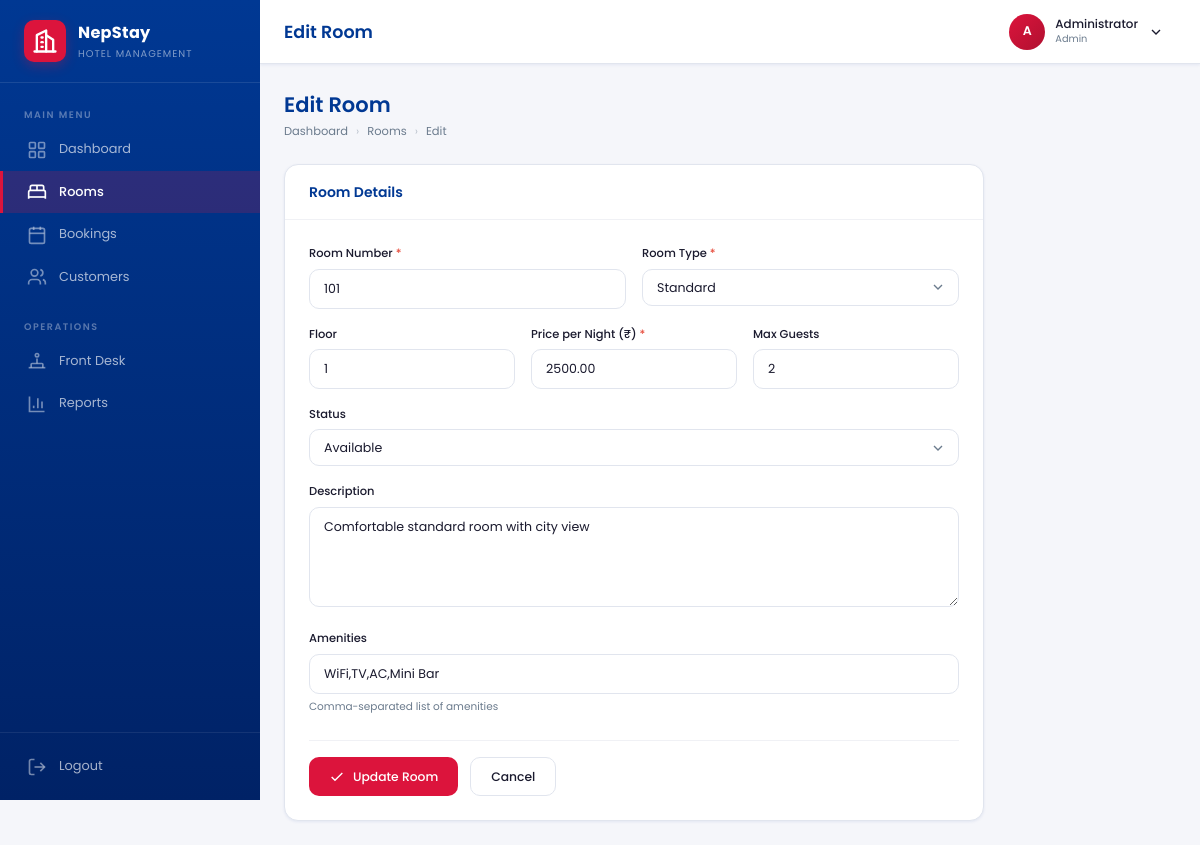
The app's page /admin/room_form.php?id=1 (signed in) with its own data.
### tables this page shows
CREATE TABLE users (
    id INT AUTO_INCREMENT PRIMARY KEY,
    name VARCHAR(100) NOT NULL,
    email VARCHAR(255) UNIQUE NOT NULL,
    password VARCHAR(255) NOT NULL,
    role ENUM('admin','staff','manager') DEFAULT 'admin',
    avatar VARCHAR(255) DEFAULT NULL,
    created_at TIMESTAMP DEFAULT CURRENT_TIMESTAMP,
    updated_at TIMESTAMP DEFAULT CURRENT_TIMESTAMP ON UPDATE CURRENT_TIMESTAMP
);

CREATE TABLE rooms (
    id INT AUTO_INCREMENT PRIMARY KEY,
    room_number VARCHAR(10) UNIQUE NOT NULL,
    type ENUM('Standard','Deluxe','Suite','Family') NOT NULL DEFAULT 'Standard',
    floor INT DEFAULT 1,
    price DECIMAL(10,2) NOT NULL,
    max_guests INT DEFAULT 2,
    description TEXT,
    amenities VARCHAR(500) DEFAULT NULL,
    status ENUM('Available','Occupied','Maintenance','Reserved') DEFAULT 'Available',
    image VARCHAR(255) DEFAULT NULL,
    created_at TIMESTAMP DEFAULT CURRENT_TIMESTAMP,
    updated_at TIMESTAMP DEFAULT CURRENT_TIMESTAMP ON UPDATE CURRENT_TIMESTAMP
);

### includes/functions.php (called while the page is built, shortened)
<?php
function e($str) {
    return htmlspecialchars($str ?? '', ENT_QUOTES, 'UTF-8');
}
function is_page($page) {
    return basename($_SERVER['PHP_SELF']) === $page;
}
function nav_active($page) {
    return is_page($page) ? 'active' : '';
}

### includes/db.php (called while the page is built, shortened)
<?php
$conn = new mysqli(DB_HOST, DB_USER, DB_PASS, DB_NAME);
$conn->set_charset('utf8mb4');
function db_query($sql, $types = '', $params = []) {
    global $conn;
    $stmt = $conn->prepare($sql);
    $stmt->bind_param($types, ...$params);
    $stmt->execute();
    $result = $stmt->get_result();
    return $result;
}
function db_fetch($sql, $types = '', $params = []) {
    $result = db_query($sql, $types, $params);
    if ($result instanceof mysqli_result) {
        return $result->fetch_assoc();
    }
    return null;
}

### includes/auth.php (called while the page is built, shortened)
<?php
require_once __DIR__ . '/db.php';
function current_user() {
    return db_fetch("SELECT * FROM users WHERE id = ?", 'i', [$_SESSION['user_id']]);
}

### admin/room_form.php (the view, shortened to what this page needs)
<?php
require_once '../includes/db.php';
require_once '../includes/auth.php';
require_once '../includes/functions.php';
$id = isset($_GET['id']) ? intval($_GET['id']) : 0;
$room = null;
if ($id) {
    $room = db_fetch("SELECT * FROM rooms WHERE id = ?", 'i', [$id]);
}
require_once '../includes/header.php';
?>
<div class="page-header">
    <div>
        <h2><?php echo $id ? 'Edit Room' : 'Add Room'; ?></h2>
        <div class="breadcrumb">
            <a href="index.php">Dashboard</a> <span class="sep">›</span>
            <a href="rooms.php">Rooms</a> <span class="sep">›</span>
            <span><?php echo $id ? 'Edit' : 'Add'; ?></span>
        </div>
    </div>
</div>
<div class="card form-card">
    <div class="card-header">
        <h3>Room Details</h3>
    </div>
    <div class="card-body">
        <form method="POST">
            <div class="form-row">
                <div class="form-group">
                    <label for="room_number">Room Number <span class="required">*</span></label>
                    <input type="text" name="room_number" id="room_number" class="form-control" placeholder="e.g. 101" value="<?php echo e($room['room_number'] ?? ''); ?>" required>
                </div>
                <div class="form-group">
                    <label for="type">Room Type <span class="required">*</span></label>
                    <select name="type" id="type" class="form-control">
                        <?php foreach (['Standard','Deluxe','Suite','Family'] as $t): ?>
                        <option value="<?php echo $t; ?>" <?php echo ($room['type'] ?? '') === $t ? 'selected' : ''; ?>><?php echo $t; ?></option>
                        <?php endforeach; ?>
                    </select>
                </div>
            </div>
            <div class="form-row-3">
                <div class="form-group">
                    <label for="floor">Floor</label>
                    <input type="number" name="floor" id="floor" class="form-control" min="1" value="<?php echo e($room['floor'] ?? 1); ?>">
                </div>
                <div class="form-group">
                    <label for="price">Price per Night (₹) <span class="required">*</span></label>
                    <input type="number" name="price" id="price" step="0.01" class="form-control" placeholder="0.00" value="<?php echo e($room['price'] ?? ''); ?>" required>
                </div>
                <div class="form-group">
                    <label for="max_guests">Max Guests</label>
                    <input type="number" name="max_guests" id="max_guests" class="form-control" min="1" value="<?php echo e($room['max_guests'] ?? 2); ?>">
                </div>
            </div>
            <div class="form-group">
                <label for="status">Status</label>
                <select name="status" id="status" class="form-control">
                    <?php foreach (['Available','Occupied','Maintenance','Reserved'] as $s): ?>
                    <option value="<?php echo $s; ?>" <?php echo ($room['status'] ?? 'Available') === $s ? 'selected' : ''; ?>><?php echo $s; ?></option>
                    <?php endforeach; ?>
                </select>
            </div>
            <div class="form-group">
                <label for="description">Description</label>
                <textarea name="description" id="description" class="form-control" placeholder="Room description..."><?php echo e($room['description'] ?? ''); ?></textarea>
            </div>
            <div class="form-group">
                <label for="amenities">Amenities</label>
                <input type="text" name="amenities" id="amenities" class="form-control" placeholder="WiFi, TV, AC, Mini Bar..." value="<?php echo e($room['amenities'] ?? ''); ?>">
                <span class="form-hint">Comma-separated list of amenities</span>
            </div>
            <div class="form-actions">
                <button type="submit" class="btn btn-accent">
                    <svg width="16" height="16" viewBox="0 0 24 24" fill="none" stroke="currentColor" stroke-width="2"><polyline points="20 6 9 17 4 12"/></svg>
                    <?php echo $id ? 'Update Room' : 'Add Room'; ?>
                </button>
                <a href="rooms.php" class="btn btn-outline">Cancel</a>
            </div>
        </form>
    </div>
</div>
<?php require_once '../includes/footer.php'; ?>

### includes/header.php (shortened to what this page needs)
<?php
require_once __DIR__ . '/db.php';
require_once __DIR__ . '/auth.php';
require_once __DIR__ . '/functions.php';
$currentUser = current_user();
$currentPage = basename($_SERVER['PHP_SELF']);
$pageTitles = [
    'index.php'           => 'Dashboard',
    'rooms.php'           => 'Rooms',
    'room_form.php'       => isset($_GET['id']) ? 'Edit Room' : 'Add Room',
    'bookings.php'        => 'Bookings',
    'booking_form.php'    => isset($_GET['id']) ? 'Edit Booking' : 'New Booking',
    'customers.php'       => 'Customers',
    'customer_form.php'   => isset($_GET['id']) ? 'Edit Customer' : 'Add Customer',
    'reports.php'         => 'Reports',
    'front_desk.php'      => 'Front Desk',
];
$pageTitle = $pageTitles[$currentPage] ?? 'NepStay';
?>
<!DOCTYPE html>
<html lang="en">
<head>
    <link rel="stylesheet" href="/Hotel_Reservation_System/assets/css/style.css">
</head>
<body>
<aside class="sidebar" id="sidebar">
    <div class="sidebar-brand">
        <div class="brand-icon">
            <svg width="28" height="28" viewBox="0 0 24 24" fill="none" stroke="currentColor" stroke-width="2" stroke-linecap="round" stroke-linejoin="round">
                <path d="M3 21h18"/><path d="M5 21V7l8-4v18"/><path d="M19 21V11l-6-4"/>
                <path d="M9 9h1"/><path d="M9 13h1"/><path d="M9 17h1"/>
            </svg>
        </div>
        <div class="brand-text">
            <span class="brand-name">NepStay</span>
            <span class="brand-sub">Hotel Management</span>
        </div>
    </div>
    <nav class="sidebar-nav">
        <div class="nav-section">
            <span class="nav-label">MAIN MENU</span>
            <a href="/Hotel_Reservation_System/admin/index.php" class="nav-item <?php echo nav_active('index.php'); ?>">
                <svg width="20" height="20" viewBox="0 0 24 24" fill="none" stroke="currentColor" stroke-width="2"><rect x="3" y="3" width="7" height="7" rx="1"/><rect x="14" y="3" width="7" height="7" rx="1"/><rect x="3" y="14" width="7" height="7" rx="1"/><rect x="14" y="14" width="7" height="7" rx="1"/></svg>
                <span>Dashboard</span>
            </a>
            <a href="/Hotel_Reservation_System/admin/rooms.php" class="nav-item <?php echo (nav_active('rooms.php') || nav_active('room_form.php')) ? 'active' : ''; ?>">
                <svg width="20" height="20" viewBox="0 0 24 24" fill="none" stroke="currentColor" stroke-width="2"><path d="M2 20v-8a2 2 0 0 1 2-2h16a2 2 0 0 1 2 2v8"/><path d="M4 10V6a2 2 0 0 1 2-2h12a2 2 0 0 1 2 2v4"/><path d="M12 4v6"/><path d="M2 18h20"/></svg>
                <span>Rooms</span>
            </a>
            <a href="/Hotel_Reservation_System/admin/bookings.php" class="nav-item <?php echo (nav_active('bookings.php') || nav_active('booking_form.php')) ? 'active' : ''; ?>">
                <svg width="20" height="20" viewBox="0 0 24 24" fill="none" stroke="currentColor" stroke-width="2"><rect x="3" y="4" width="18" height="18" rx="2"/><path d="M16 2v4"/><path d="M8 2v4"/><path d="M3 10h18"/><path d="M8 14h.01"/><path d="M12 14h.01"/><path d="M16 14h.01"/><path d="M8 18h.01"/><path d="M12 18h.01"/></svg>
                <span>Bookings</span>
            </a>
            <a href="/Hotel_Reservation_System/admin/customers.php" class="nav-item <?php echo (nav_active('customers.php') || nav_active('customer_form.php')) ? 'active' : ''; ?>">
                <svg width="20" height="20" viewBox="0 0 24 24" fill="none" stroke="currentColor" stroke-width="2"><path d="M16 21v-2a4 4 0 0 0-4-4H6a4 4 0 0 0-4 4v2"/><circle cx="9" cy="7" r="4"/><path d="M22 21v-2a4 4 0 0 0-3-3.87"/><path d="M16 3.13a4 4 0 0 1 0 7.75"/></svg>
                <span>Customers</span>
            </a>
        </div>
        <div class="nav-section">
            <span class="nav-label">OPERATIONS</span>
            <a href="/Hotel_Reservation_System/admin/front_desk.php" class="nav-item <?php echo nav_active('front_desk.php'); ?>">
                <svg width="20" height="20" viewBox="0 0 24 24" fill="none" stroke="currentColor" stroke-width="2"><path d="M2 20h20"/><path d="M5 20v-4a1 1 0 0 1 1-1h12a1 1 0 0 1 1 1v4"/><path d="M12 15V9"/><circle cx="12" cy="5" r="2"/></svg>
                <span>Front Desk</span>
            </a>
            <a href="/Hotel_Reservation_System/admin/reports.php" class="nav-item <?php echo nav_active('reports.php'); ?>">
                <svg width="20" height="20" viewBox="0 0 24 24" fill="none" stroke="currentColor" stroke-width="2"><path d="M3 3v18h18"/><path d="M18 17V9"/><path d="M13 17V5"/><path d="M8 17v-3"/></svg>
                <span>Reports</span>
            </a>
        </div>
    </nav>
    <div class="sidebar-footer">
        <a href="/Hotel_Reservation_System/logout.php" class="nav-item">
            <svg width="20" height="20" viewBox="0 0 24 24" fill="none" stroke="currentColor" stroke-width="2"><path d="M9 21H5a2 2 0 0 1-2-2V5a2 2 0 0 1 2-2h4"/><polyline points="16 17 21 12 16 7"/><line x1="21" y1="12" x2="9" y2="12"/></svg>
            <span>Logout</span>
        </a>
    </div>
</aside>
<div class="main-wrapper">
    <header class="topbar">
        <div class="topbar-left">
            <h1 class="topbar-title"><?php echo e($pageTitle); ?></h1>
        </div>
        <div class="topbar-right">
            <div class="topbar-user" id="userDropdownToggle">
                <div class="topbar-avatar"><?php echo strtoupper(substr($currentUser['name'] ?? 'A', 0, 1)); ?></div>
                <div class="topbar-user-info">
                    <span class="topbar-user-name"><?php echo e($currentUser['name'] ?? 'Admin'); ?></span>
                    <span class="topbar-user-role"><?php echo e(ucfirst($currentUser['role'] ?? 'admin')); ?></span>
                </div>
                <svg width="16" height="16" viewBox="0 0 24 24" fill="none" stroke="currentColor" stroke-width="2"><polyline points="6 9 12 15 18 9"/></svg>
            </div>
        </div>
    </header>
    <main class="content">

### records on screen
users: name "A", name "Administrator", role "Admin"
rooms: room_number "101", type "Standard", floor "1", price "2500.00", max_guests "2", status "Available", description "Comfortable standard room with city view", amenities "WiFi,TV,AC,Mini Bar"

### other values on screen
$pageTitle "Edit Room"
